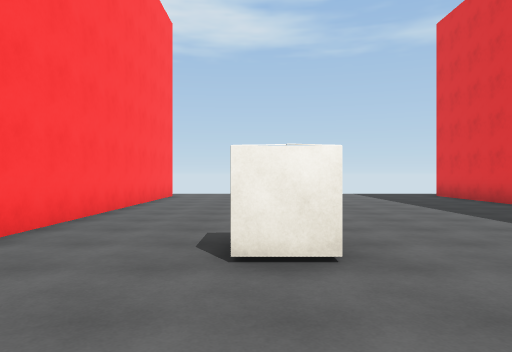
view 1 (above)

12 first-person views from a walk through a 3-D level made in the Unity game engine. The camera is 1.4 m above the floor, looks level and sees 70° across. The floor is counted in squares, 2 m on a side. Each view is taken from the middle of a square. On the plan, view 1 faces up. The plan holds only what a view shows up to about 11 squares ahead; the rest is blank.

view 2
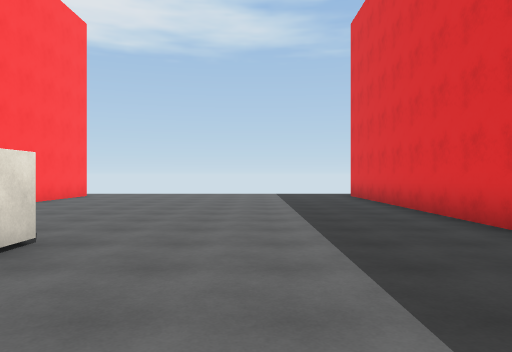

view 3
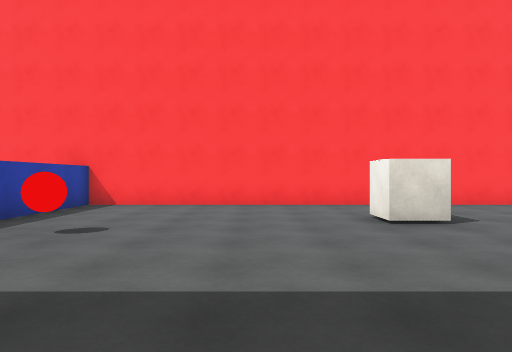

view 4
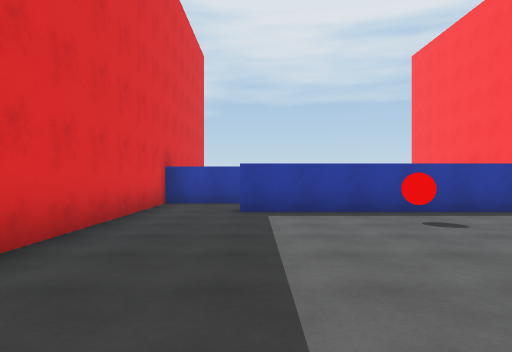

view 5
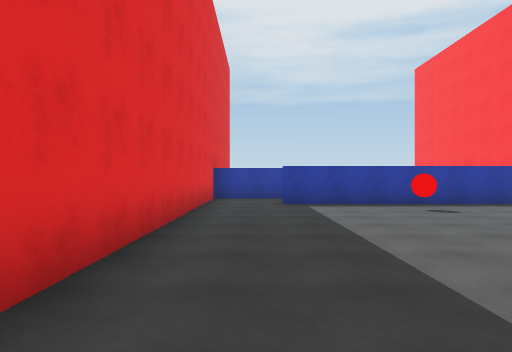

view 6
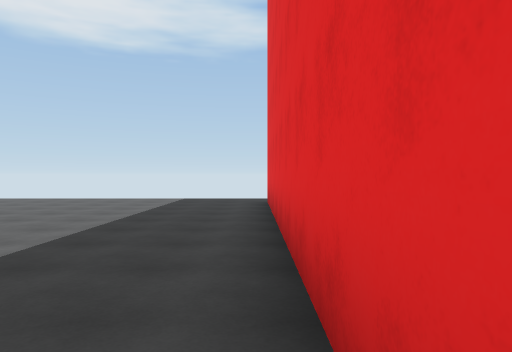

view 7
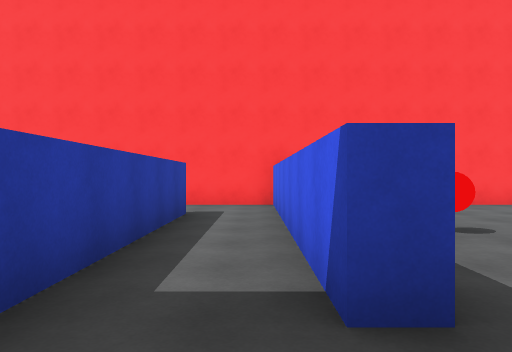

view 8
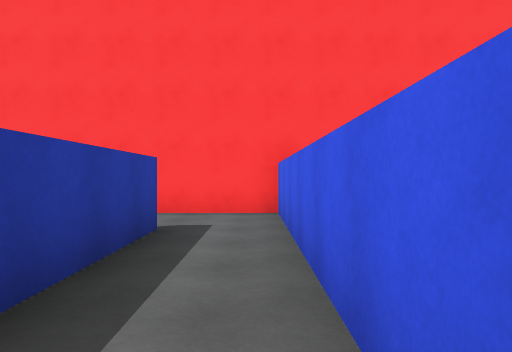

view 9
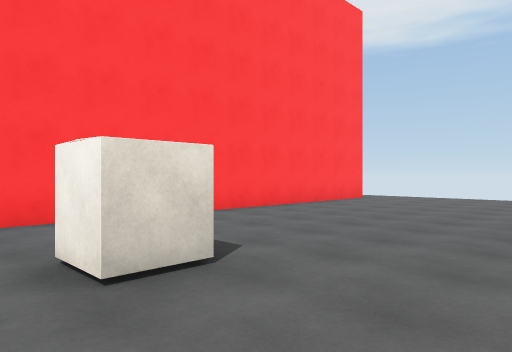

view 10
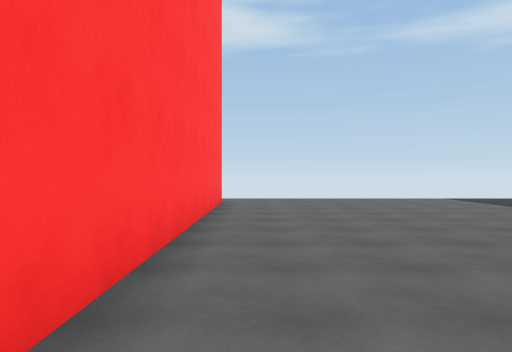

view 11
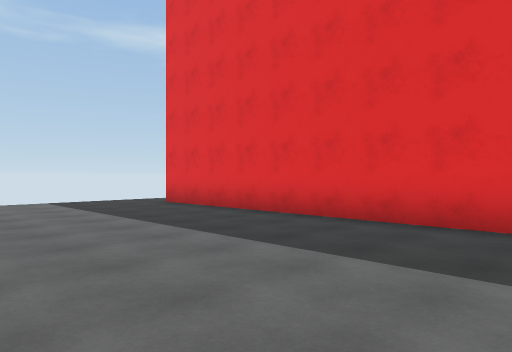

view 12
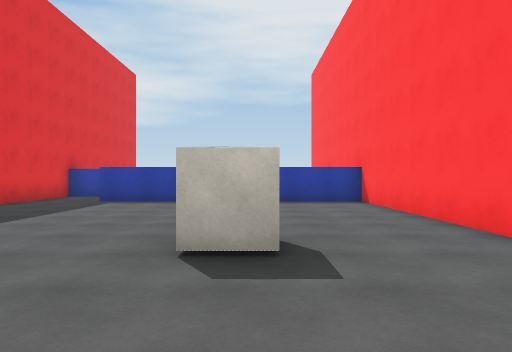

### Floor plan
Points are (right, up) in squares from view 1. A wall is a line through its corners. A room is listed if a view was taken in it or the views show most of it. See-through windows are left out.
Room 1 (views 1, 2, 3, 4, 5, 6, 9, 10, 11, 12)
walls: (-2.9, 12.6) (-2.9, -3.1) (4.3, -3.1) (4.3, -3.6); (6.3, -3.6) (6.3, 12.9)
ways out: opening at (5.5, -3) to room 2; opening at (-3.5, 13.5)
objects: other object (0, 3); red ball (2, -2)
Room 2 (views 7, 8)
walls: (-0.9, -5.3) (6.3, -5.3) (6.3, -3.6); (4.3, -3.6) (-2.9, -3.6) (-2.9, -5.9)
ways out: opening at (5.5, -3) to room 1; opening at (-1.5, -5)

Where each view was taken, in squares from view 1:
view 1: 0 up, 0 right, facing up
view 2: 0 up, 3 right, facing up
view 3: 1 up, 6 right, facing left
view 4: 4 up, 4 right, facing down
view 5: 6 up, 5 right, facing down
view 6: 3 up, 6 right, facing up
view 7: 4 down, 6 right, facing left
view 8: 4 down, 4 right, facing left
view 9: 2 up, 3 right, facing up-left
view 10: 3 up, 2 left, facing up
view 11: 4 up, 1 right, facing up-right
view 12: 7 up, 0 right, facing down
